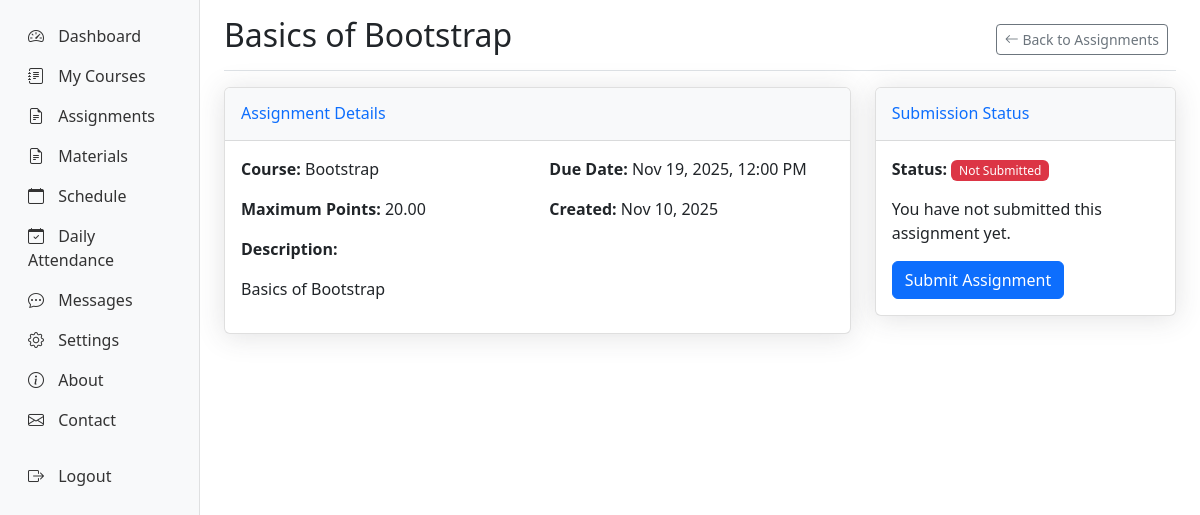
The app's page /students/assignments/4/ (signed in) with its own data.
### students/models.py (models this page shows, shortened)
class Assignment(models.Model):
    course = models.ForeignKey('courses.Course', on_delete=models.CASCADE, related_name='assignments')
    title = models.CharField(max_length=200)
    description = models.TextField()
    due_date = models.DateTimeField()
    max_points = models.DecimalField(max_digits=5, decimal_places=2)
    created_at = models.DateTimeField(auto_now_add=True)
    updated_at = models.DateTimeField(auto_now=True)

### courses/models.py (models this page shows, shortened)
class Course(models.Model):
    title = models.CharField(max_length=200)
    code = models.CharField(max_length=20, unique=True)
    description = models.TextField()
    category = models.ForeignKey(Category, on_delete=models.CASCADE, related_name='courses')
    instructor = models.ForeignKey('instructors.Instructor', on_delete=models.CASCADE, related_name='courses')
    thumbnail = models.ImageField(upload_to='course_thumbnails/', blank=True, null=True)
    price = models.DecimalField(max_digits=10, decimal_places=2, default=0.00)
    is_published = models.BooleanField(default=False)
    created_at = models.DateTimeField(auto_now_add=True)
    updated_at = models.DateTimeField(auto_now=True)

### students/views.py (the view)
# urls.py: path('assignments/<int:assignment_id>/', views.assignment_detail, name='assignment_detail'),
@login_required
def assignment_detail(request, assignment_id):
    try:
        student = request.user.student
    except Student.DoesNotExist:
        messages.error(request, 'Student profile not found.')
        return redirect('students:dashboard')
    assignment = get_object_or_404(
        Assignment,
        id=assignment_id,
        course__enrollments__student=student
    )
    try:
        submission = AssignmentSubmission.objects.get(
            assignment=assignment,
            student=student
        )
    except AssignmentSubmission.DoesNotExist:
        submission = None
    context = {
        'student': student,
        'assignment': assignment,
        'submission': submission,
    }
    return render(request, 'students/assignment_detail.html', context)

### templates/students/assignment_detail.html (shortened to what this page needs)
{% extends 'base.html' %}
{% block content %}
<div class="container-fluid">
    <div class="row">
        {% include 'students/sidebar.html' %}
        <main class="col-md-9 ms-sm-auto col-lg-10 px-md-4">
            <div class="d-flex justify-content-between flex-wrap flex-md-nowrap align-items-center pt-3 pb-2 mb-3 border-bottom">
                <h1 class="h2">{{ assignment.title }}</h1>
                <div class="btn-toolbar mb-2 mb-md-0">
                    <div class="btn-group me-2">
                        <a href="{% url 'students:assignments' %}" class="btn btn-sm btn-outline-secondary">
                            <i class="bi bi-arrow-left"></i> Back to Assignments
                        </a>
                    </div>
                </div>
            </div>
            <div class="row">
                <div class="col-md-8">
                    <div class="card shadow mb-4">
                        <div class="card-header py-3">
                            <h6 class="m-0 font-weight-bold text-primary">Assignment Details</h6>
                        </div>
                        <div class="card-body">
                            <div class="row">
                                <div class="col-md-6">
                                    <p><strong>Course:</strong> {{ assignment.course.title }}</p>
                                    <p><strong>Maximum Points:</strong> {{ assignment.max_points }}</p>
                                </div>
                                <div class="col-md-6">
                                    <p><strong>Due Date:</strong> {{ assignment.due_date|date:"M d, Y, g:i A" }}</p>
                                    <p><strong>Created:</strong> {{ assignment.created_at|date:"M d, Y" }}</p>
                                </div>
                            </div>
                            <div class="mb-3">
                                <p><strong>Description:</strong></p>
                                <p>{{ assignment.description|linebreaks }}</p>
                            </div>
                        </div>
                    </div>
                </div>
                <div class="col-md-4">
                    <div class="card shadow mb-4">
                        <div class="card-header py-3">
                            <h6 class="m-0 font-weight-bold text-primary">Submission Status</h6>
                        </div>
                        <div class="card-body">
                            {% if submission %}
                                <p><strong>Status:</strong>
                                    {% if submission.is_graded %}
                                        <span class="badge bg-success">Graded</span>
                                    {% else %}
                                        <span class="badge bg-warning">Submitted - Pending Review</span>
                                    {% endif %}
                                </p>
                                {% if submission.is_graded %}
                                    <p><strong>Grade:</strong> {{ submission.grade }} / {{ assignment.max_points }}</p>
                                    {% if submission.feedback %}
                                        <p><strong>Feedback:</strong></p>
                                        <p>{{ submission.feedback|linebreaks }}</p>
                                    {% endif %}
                                {% endif %}
                                <p><strong>Submitted:</strong> {{ submission.submitted_at|date:"M d, Y, g:i A" }}</p>
                                {% if submission.submission_text %}
                                    <p><strong>Your Submission:</strong></p>
                                    <p>{{ submission.submission_text|linebreaks }}</p>
                                {% endif %}
                                {% if submission.submission_file %}
                                    <p><strong>Attached File:</strong></p>
                                    <p><a href="{{ submission.submission_file.url }}" target="_blank">{{ submission.submission_file.name|truncatechars:30 }}</a></p>
                                {% endif %}
                                {% if not submission.is_graded %}
                                    <a href="{% url 'students:submit_assignment' assignment.id %}" class="btn btn-primary">Resubmit</a>
                                {% endif %}
                            {% else %}
                                <p><strong>Status:</strong> <span class="badge bg-danger">Not Submitted</span></p>
                                <p>You have not submitted this assignment yet.</p>
                                <a href="{% url 'students:submit_assignment' assignment.id %}" class="btn btn-primary">Submit Assignment</a>
                            {% endif %}
                        </div>
                    </div>
                </div>
            </div>
        </main>
    </div>
</div>
{% endblock %}

### static/css/style.css (style rules this page uses)
.card { box-shadow: 0 0.125rem 0.25rem rgba(0, 0, 0, 0.075); border: 1px solid rgba(0, 0, 0, 0.125); }
.card-header { background-color: #f8f9fa; border-bottom: 1px solid rgba(0, 0, 0, 0.125); }
.badge { font-weight: 500; }
.btn-group .btn { border-radius: 0; }
.btn-group .btn:first-child { border-top-left-radius: 0.25rem; border-bottom-left-radius: 0.25rem; }
.btn-group .btn:last-child { border-top-right-radius: 0.25rem; border-bottom-right-radius: 0.25rem; }
.shadow { box-shadow: 0 0.15rem 1.75rem 0 rgba(58, 59, 69, 0.15) !important; }

### records on screen
Assignment: title "Basics of Bootstrap", course "Bootstrap", max_points "20.00", due_date "Nov 19, 2025, 12:00 PM", created_at "Nov 10, 2025", description "Basics of Bootstrap"
